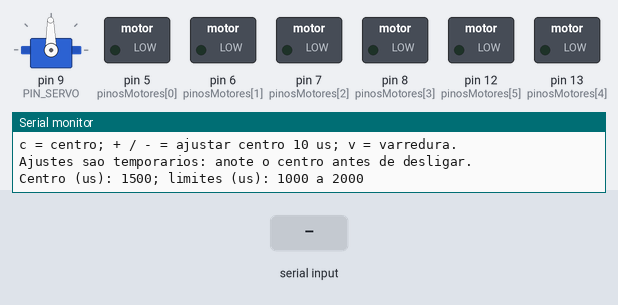
Simulated run of this sketch. Board: Arduino Uno, built with avr-gcc and run on an emulated ATmega328P. Shown: servo, switched loads named in the sketch (green lamp = pin HIGH), the last lines printed to the serial monitor. Wiring (inferred from the names in the program): servo: signal pin 9. The test bench sets the inputs (shaded band). Servo pulses on a pin are drawn as a servo (544–2400 µs = 0–180°); pins used as bus, display or sensor lines are not drawn.

Above: at 2.2 s.
2.3 s: "v" received over Serial
At 2.47 s:
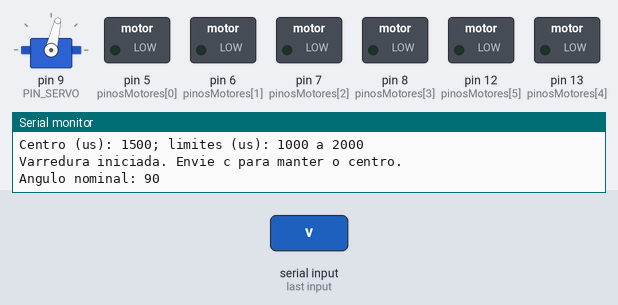
5.3 s: "-" received over Serial
6.8 s: "c" received over Serial
At 8.2 s:
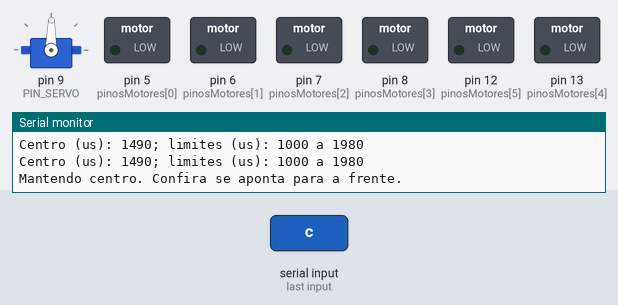
Timing chart, 0 to 9.8 s (numbered marks = the images above; inputs shaded):
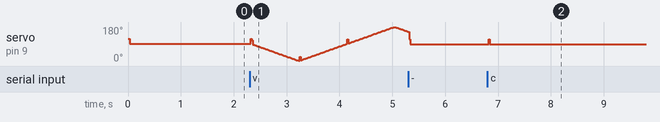

The sketch:

teste_servo.ino
```cpp
// Teste ISOLADO do SG90 no Arduino Uno. Nao e o firmware do carrinho.
// Amarelo: D9. Marrom: GND comum. Vermelho: alimentacao externa compativel.
// Antes de energizar, conferir a fonte do servo e desligar a potencia dos motores.
// Inicia no centro para conferir o alinhamento. Envie 'v' para varrer.
// Varredura continua de ida e volta, passando pelas posicoes intermediarias.
// Faixa inicial nominal: 45 a 135 graus (nao garante cobertura de 180 graus).
// A correspondencia entre pulso e angulo precisa de calibracao no servo real.

#include <Arduino.h>

const uint8_t PIN_SERVO = 9;
const uint16_t PERIODO_US = 20000;  // aproximadamente 50 Hz
const uint16_t CENTRO_US = 1500;
const uint16_t PULSO_MIN_US = 1000;
const uint16_t PULSO_MAX_US = 2000;
const int16_t AJUSTE_CENTRO_US = 10;
const uint16_t US_POR_45_GRAUS = 500;  // referencia inicial, ainda nao calibrada
const int16_t ANGULO_MIN = 45;
const int16_t ANGULO_MAX = 135;
const int16_t PASSO_GRAUS = 1;
const uint8_t PULSOS_POR_PASSO = 1;  // aproximadamente 20 ms em cada posicao

int16_t anguloAtual = 90;
int8_t sentido = -1;
int16_t centroAtualUs = CENTRO_US;
bool varreduraAtiva = false;

static_assert(ANGULO_MIN < 90 && ANGULO_MAX > 90, "A faixa deve incluir o centro");
static_assert(PASSO_GRAUS > 0, "O passo deve ser positivo");

uint16_t amplitudeAtualUs() {
  // Mantem simetria de pulsos em torno do centro ajustado sem ultrapassar a
  // faixa ja usada. Ao deslocar o centro, reduz igualmente os dois lados.
  int16_t amplitude = US_POR_45_GRAUS;
  if (amplitude > centroAtualUs - PULSO_MIN_US) amplitude = centroAtualUs - PULSO_MIN_US;
  if (amplitude > PULSO_MAX_US - centroAtualUs) amplitude = PULSO_MAX_US - centroAtualUs;
  return amplitude;
}

uint16_t pulsoParaAngulo(uint8_t angulo) {
  const int32_t deslocamento = static_cast<int32_t>(angulo) - 90;
  return centroAtualUs + deslocamento * amplitudeAtualUs() / 45;
}

void pulsarServo(uint16_t larguraUs) {
  digitalWrite(PIN_SERVO, HIGH);
  delayMicroseconds(larguraUs);
  digitalWrite(PIN_SERVO, LOW);

  const uint16_t restanteUs = PERIODO_US - larguraUs;
  // O intervalo baixo passa de 16383 us: dividir evita ultrapassar o limite
  // de delayMicroseconds() no Uno. As esperas sao apenas para este teste.
  delay(restanteUs / 1000);
  delayMicroseconds(restanteUs % 1000);
}

void mostrarAjuste() {
  Serial.print(F("Centro (us): "));
  Serial.print(centroAtualUs);
  Serial.print(F("; limites (us): "));
  Serial.print(pulsoParaAngulo(ANGULO_MIN));
  Serial.print(F(" a "));
  Serial.println(pulsoParaAngulo(ANGULO_MAX));
}

void lerComando() {
  if (!Serial.available()) return;
  const char comando = Serial.read();
  if (comando == 'c' || comando == 'C') {
    varreduraAtiva = false;
    mostrarAjuste();
    Serial.println(F("Mantendo centro. Confira se aponta para a frente."));
  } else if (comando == '+' || comando == '-') {
    varreduraAtiva = false;
    const int16_t delta = comando == '+' ? AJUSTE_CENTRO_US : -AJUSTE_CENTRO_US;
    centroAtualUs = constrain(centroAtualUs + delta, 1250, 1750);
    mostrarAjuste();
  } else if (comando == 'v' || comando == 'V') {
    anguloAtual = 90;
    sentido = -1;
    varreduraAtiva = true;
    mostrarAjuste();
    Serial.println(F("Varredura iniciada. Envie c para manter o centro."));
  }
}

void setup() {
  // Mantem desabilitadas as saidas da ponte H no mapa ativo USAR_CAMERA=0.
  // A alimentacao de potencia dos motores deve continuar desligada no teste.
  const uint8_t pinosMotores[] = {5, 6, 7, 8, 13, 12};
  for (uint8_t i = 0; i < sizeof(pinosMotores) / sizeof(pinosMotores[0]); ++i) {
    digitalWrite(pinosMotores[i], LOW);
    pinMode(pinosMotores[i], OUTPUT);
  }

  digitalWrite(PIN_SERVO, LOW);
  pinMode(PIN_SERVO, OUTPUT);
  Serial.begin(115200);
  Serial.println(F("Teste SG90 D9: iniciando no centro para alinhamento."));
  Serial.println(F("c = centro; + / - = ajustar centro 10 us; v = varredura."));
  Serial.println(F("Ajustes sao temporarios: anote o centro antes de desligar."));
  mostrarAjuste();
  for (uint8_t i = 0; i < 50; ++i) {
    pulsarServo(CENTRO_US);
  }
}

void loop() {
  lerComando();
  if (!varreduraAtiva) {
    pulsarServo(centroAtualUs);
    return;
  }
  for (uint8_t i = 0; i < PULSOS_POR_PASSO; ++i) {
    pulsarServo(pulsoParaAngulo(anguloAtual));
  }

  if (anguloAtual == ANGULO_MIN || anguloAtual == ANGULO_MAX || anguloAtual == 90) {
    Serial.print(F("Angulo nominal: "));
    Serial.println(anguloAtual);
  }

  if (anguloAtual <= ANGULO_MIN) sentido = 1;
  if (anguloAtual >= ANGULO_MAX) sentido = -1;
  anguloAtual = constrain(anguloAtual + sentido * PASSO_GRAUS, ANGULO_MIN, ANGULO_MAX);
}
```

Measured:
- after the input at 6.8 s, servo on pin 9 (PIN_SERVO): 89° → 90° at once, → 116° 0.02 s later, → 89° 0.02 s later
